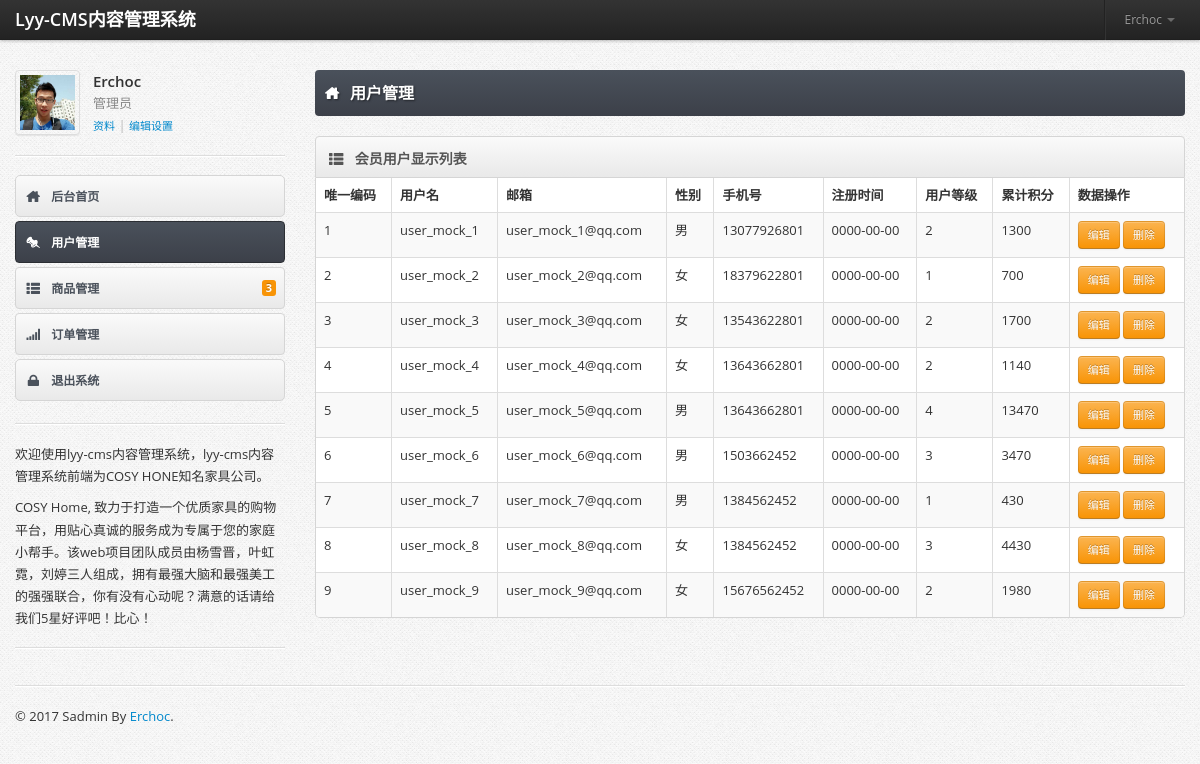
Page /sadmin/usersmanage.php (signed in) on the committed database.
### tables this page shows
CREATE TABLE IF NOT EXISTS `users` (
  `id` int(11) NOT NULL AUTO_INCREMENT,
  `username` varchar(255) NOT NULL,
  `passwd` varchar(255) NOT NULL,
  `email` varchar(255) NOT NULL,
  `sex` varchar(255) NOT NULL COMMENT '1男0女',
  `phone` varchar(11) NOT NULL,
  `register` date NOT NULL,
  `grade` int(11) NOT NULL,
  `integrals` int(11) NOT NULL,
  PRIMARY KEY (`id`),
  UNIQUE KEY `username` (`username`)
);

### sadmin/usersmanage.php (the view, shortened to what this page needs)
<?php
require_once ("./php/conn.php");
?>
<!DOCTYPE html>
<html lang="en">
  <head>
    <link href="./css/bootstrap.min.css" rel="stylesheet" />
    <link href="./css/bootstrap-responsive.min.css" rel="stylesheet" />
    <link href="./css/font-awesome.css" rel="stylesheet" />
    <link href="./css/adminia.css" rel="stylesheet" />
    <link href="./css/adminia-responsive.css" rel="stylesheet" />
    <link href="./css/pages/dashboard.css" rel="stylesheet" />
<body>
<div class="navbar navbar-fixed-top">
	<div class="navbar-inner">
		<div class="container">
			<a class="brand" href="./"> Lyy-CMS内容管理系统 </a>
			<div class="nav-collapse">
				<ul class="nav pull-right">
					<li class="divider-vertical"></li>
					<li class="dropdown">
						<a data-toggle="dropdown" class="dropdown-toggle " href="#">
							Erchoc <b class="caret"></b>
						</a>
					</li>
				</ul>
			</div>
		</div>
	</div>
</div>
<div id="content">
	<div class="container">
		<div class="row">
			<div class="span3">
				<div class="account-container">
					<div class="account-avatar">
						<img src="./img/headshot.png" alt="" class="thumbnail" />
					</div>
					<div class="account-details">
						<span class="account-name">Erchoc</span>
						<span class="account-role">管理员</span>
						<span class="account-actions">
							<a href="javascript:;">资料</a> |
							<a href="javascript:;">编辑设置</a>
						</span>
					</div>
				</div>
				<hr />
				<ul id="main-nav" class="nav nav-tabs nav-stacked">
					<li>
						<a href="./">
							<i class="icon-home"></i>
							后台首页
						</a>
					</li>
					<li  class="active">
						<a href="./usersmanage.php">
							<i class="icon-pushpin"></i>
							用户管理
						</a>
					</li>
					<li>
						<a href="./goodsmanage.php">
							<i class="icon-th-list"></i>
							商品管理
							<span class="label label-warning pull-right"> 3 </span>
						</a>
					</li>
					<li>
						<a href="./ordersmanage.php">
							<i class="icon-signal"></i>
							订单管理
						</a>
					</li>
					<li>
						<a href="./php/logout.php">
							<i class="icon-lock"></i>
							退出系统
						</a>
					</li>
				</ul>
				<hr />
				<div class="sidebar-extra">
					<p>欢迎使用lyy-cms内容管理系统，lyy-cms内容管理系统前端为COSY HONE知名家具公司。</p>
					<p>COSY Home, 致力于打造一个优质家具的购物平台，用贴心真诚的服务成为专属于您的家庭小帮手。该web项目团队成员由杨雪晋，叶虹霓，刘婷三人组成，拥有最强大脑和最强美工的强强联合，你有没有心动呢？满意的话请给我们5星好评吧！比心！</p>
				</div>
				<hr />
			</div>
			<div class="span9">
				<h1 class="page-title">
					<i class="icon-home"></i>
					用户管理
				</h1>
				<div class="widget widget-table">
					<div class="widget-header">
						<i class="icon-th-list"></i>
						<h3> 会员用户显示列表 </h3>
					</div>
					<div class="widget-content">
						<table class="table table-striped table-bordered">
							<thead>
								<tr>
									<th>唯一编码</th>
									<th>用户名</th>
									<th>邮箱</th>
									<th>性别</th>
									<th>手机号</th>
									<th>注册时间</th>
									<th>用户等级</th>
									<th>累计积分</th>
									<th>数据操作</th>
								</tr>
							</thead>
							<?php
								$sql = "SELECT * FROM `users`";
								$result = $db->prepare($sql);
								$result->execute();
								$res = $result->fetchAll(PDO::FETCH_ASSOC);
								$output = "<tbody>";
								foreach ($res as $k => $v) {
								    $output .= "<tr>";
								    $output .= "<td>".$v['id']."</td>";
								    $output .= "<td>".$v['username']."</td>";
								    $output .= "<td>".$v['email']."</td>";
								    $output .= "<td>".$v['sex']."</td>";
								    $output .= "<td>".$v['phone']."</td>";
								    $output .= "<td>".$v['register']."</td>";
								    $output .= "<td>".$v['grade']."</td>";
								    $output .= "<td>".$v['integrals']."</td>";
								    $output .= "<td><a class='btn btn-small btn-warning' href='./account.html?id=".$v["id"]."';>"." 编辑 "."</a> <a class='btn btn-small btn-warning' href='./php/admindel?id=".$v["id"]."';>"." 删除 "."</a></td>";
								    $output .= "</tr>";
								}
								$output .= "</tdoby>";
								echo $output;
							 ?>
						</table>
					</div>
				</div>
			</div>
		</div>
	</div>
</div>
<div id="footer">
	<div class="container">
		<hr />
		<p>&copy; 2017 Sadmin By <a href="https://github.com/Erchoc">Erchoc</a>.</p>
	</div>
</div>
  </body>
</html>

### rows in the picture
users: id "1", username "user_mock_1", email "user_mock_1@qq.com", sex "男", phone "13077926801", register "0000-00-00", grade "2", integrals "1300"
users: id "2", username "user_mock_2", email "user_mock_2@qq.com", sex "女", phone "18379622801", register "0000-00-00", grade "1", integrals "700"
users: id "3", username "user_mock_3", email "user_mock_3@qq.com", sex "女", phone "13543622801", register "0000-00-00", grade "2", integrals "1700"
users: id "4", username "user_mock_4", email "user_mock_4@qq.com", sex "女", phone "13643662801", register "0000-00-00", grade "2", integrals "1140"
users: id "5", username "user_mock_5", email "user_mock_5@qq.com", sex "男", phone "13643662801", register "0000-00-00", grade "4", integrals "13470"
users: id "6", username "user_mock_6", email "user_mock_6@qq.com", sex "男", phone "1503662452", register "0000-00-00", grade "3", integrals "3470"
users: id "7", username "user_mock_7", email "user_mock_7@qq.com", sex "男", phone "1384562452", register "0000-00-00", grade "1", integrals "430"
users: id "8", username "user_mock_8", email "user_mock_8@qq.com", sex "女", phone "1384562452", register "0000-00-00", grade "3", integrals "4430"
users: id "9", username "user_mock_9", email "user_mock_9@qq.com", sex "女", phone "15676562452", register "0000-00-00", grade "2", integrals "1980"
